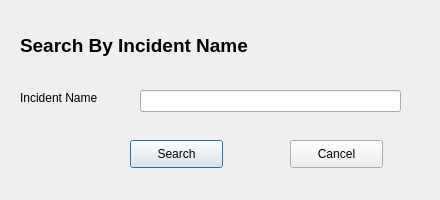
<?xml version="1.0" encoding="UTF-8"?>
<ui version="4.0">
 <class>SearchByName</class>
 <widget class="QDialog" name="SearchByName">
  <property name="geometry">
   <rect>
    <x>0</x>
    <y>0</y>
    <width>440</width>
    <height>200</height>
   </rect>
  </property>
  <property name="windowTitle">
   <string>Search By Name</string>
  </property>
  <widget class="QLabel" name="label">
   <property name="geometry">
    <rect>
     <x>20</x>
     <y>30</y>
     <width>291</width>
     <height>31</height>
    </rect>
   </property>
   <property name="font">
    <font>
     <family>Arial</family>
     <pointsize>14</pointsize>
     <weight>75</weight>
     <bold>true</bold>
    </font>
   </property>
   <property name="text">
    <string>Search By Incident Name</string>
   </property>
  </widget>
  <widget class="QLabel" name="label_2">
   <property name="geometry">
    <rect>
     <x>20</x>
     <y>90</y>
     <width>91</width>
     <height>16</height>
    </rect>
   </property>
   <property name="font">
    <font>
     <family>Arial</family>
    </font>
   </property>
   <property name="text">
    <string>Incident Name</string>
   </property>
  </widget>
  <widget class="QLineEdit" name="incidentLineEdit">
   <property name="geometry">
    <rect>
     <x>140</x>
     <y>90</y>
     <width>261</width>
     <height>22</height>
    </rect>
   </property>
  </widget>
  <widget class="QPushButton" name="searchButton">
   <property name="geometry">
    <rect>
     <x>130</x>
     <y>140</y>
     <width>93</width>
     <height>28</height>
    </rect>
   </property>
   <property name="text">
    <string>Search</string>
   </property>
  </widget>
  <widget class="QPushButton" name="cancelPushButton">
   <property name="geometry">
    <rect>
     <x>290</x>
     <y>140</y>
     <width>93</width>
     <height>28</height>
    </rect>
   </property>
   <property name="text">
    <string>Cancel</string>
   </property>
  </widget>
 </widget>
 <resources/>
 <connections>
  <connection>
   <sender>cancelPushButton</sender>
   <signal>clicked()</signal>
   <receiver>SearchByName</receiver>
   <slot>close()</slot>
   <hints>
    <hint type="sourcelabel">
     <x>336</x>
     <y>153</y>
    </hint>
    <hint type="destinationlabel">
     <x>219</x>
     <y>99</y>
    </hint>
   </hints>
  </connection>
 </connections>
</ui>
